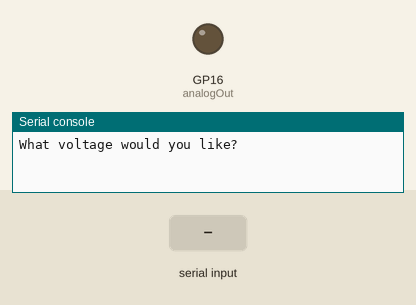
Simulated run of this program. Board: Raspberry Pi Pico running MicroPython. Shown: output pins drawn as LEDs (lit = HIGH), the last lines printed to the serial console. The inputs (shaded band) are chosen by the test bench.

Above: at 1.2 s.
1.3 s: "5" typed at the serial console, then Enter
At 2.5 s:
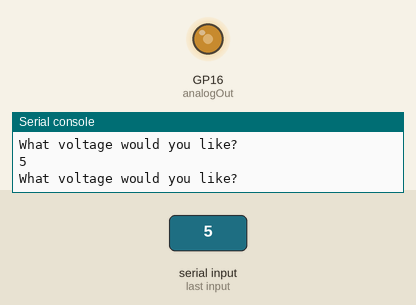
2.8 s: "90" typed at the serial console, then Enter
At 3.6 s:
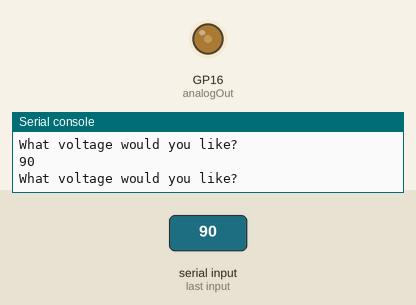
Timing chart, 0 to 5.8 s (numbered marks = the images above; inputs shaded):
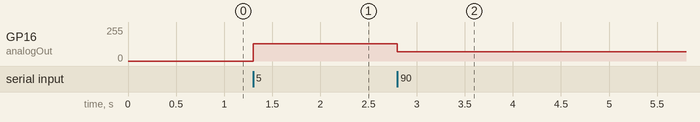

The program:

analogueOut_PWM.py
```python
#PWM stands for pulse width modulation
from machine import PWM,Pin
from time import sleep

#Physical pin 21 but GP16
outPin=16
#Creating object
analogOut=PWM(Pin(outPin))
#1000Hz
analogOut.freq(1000)
#Off all the time
analogOut.duty_u16(0)

while True:
    myVoltage=float(input('What voltage would you like? '))
    pwmVal=(65550/3.3)*myVoltage
    analogOut.duty_u16(int(pwmVal))
    sleep(.1)
    
```

Measured:
- after the input at 1.3 s, GP16 (analogOut): 0/255 → 131/255 at once
- after the input at 2.8 s, GP16 (analogOut): 131/255 → 71/255 at once
